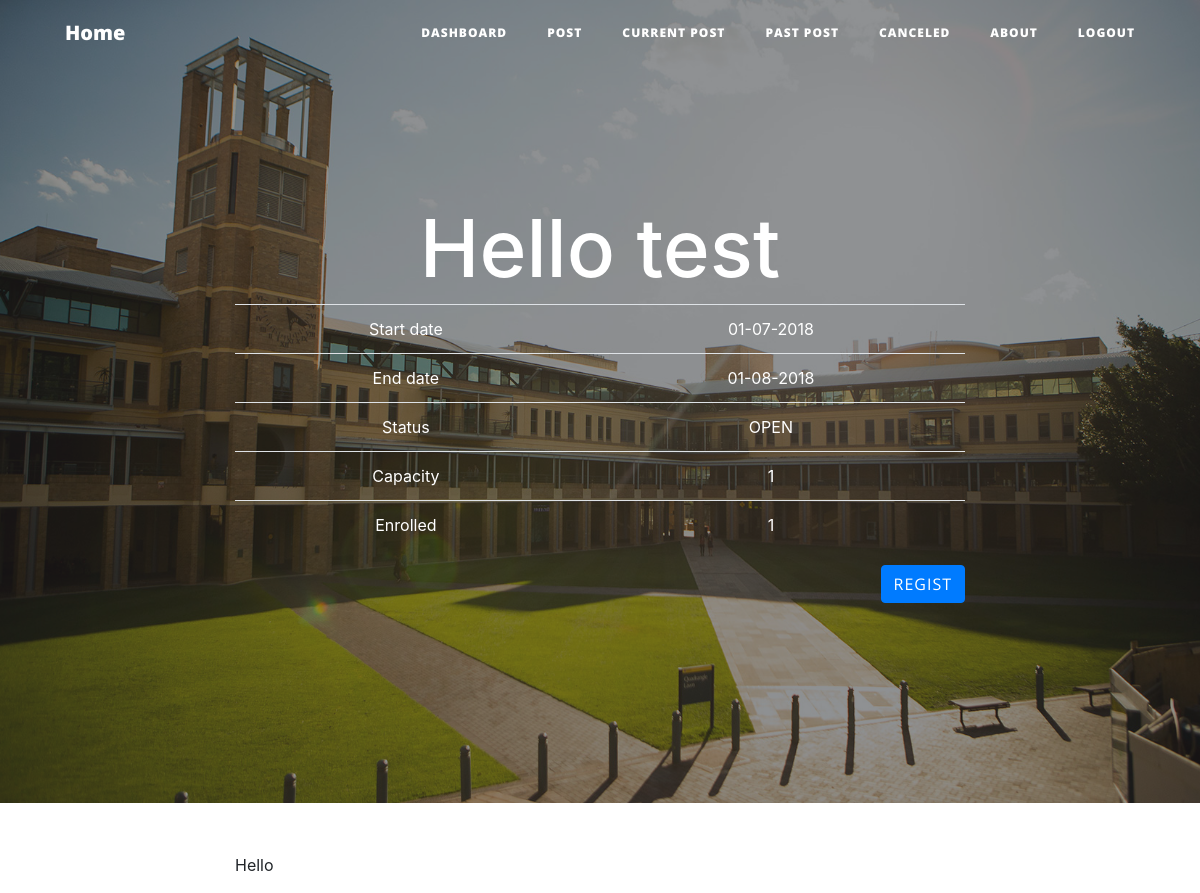
The app's page /info/1 (signed in) with its own data.
### event.py (models this page shows, shortened)
class Event(db.Model):
    __tablename__ = 'events'
    event_id = db.Column(db.Integer, primary_key=True)
    title = db.Column(db.String(120))
    details = db.Column(db.UnicodeText)
    start = db.Column(db.String(80))
    end = db.Column(db.String(80))
    capacity = db.Column(db.Integer)
    status = db.Column(db.String(80))
    creater = db.Column(db.String(80))
    fee = db.Column(db.Integer)
    early_period = db.Column(db.Integer)
    users = db.relationship('User',secondary=event_realation,
                            backref=db.backref('event_users_all', lazy='dynamic'))

### route.py (the view)
@app.route('/info/<eventId>',methods = ['POST','GET'])
@login_required
def info(eventId):
    event = Event.query.filter_by(event_id = int(eventId)).one()
    return render_template('info.html', event = event)

### event.py (called while the page is built)
    @property
    def is_authenticated(self):
        return True

    @property
    def is_anonymous(self):
        return False

    def get_id(self):
        return self.user_id

### server.py (called while the page is built)
@login_manager.user_loader
def load_user(user_id):
    return User.query.get(int(user_id))

### templates/info.html (shortened to what this page needs)
{% extends 'base.html' %}
{% block body %}
<header class="masthead" style="background-image: url('{{ url_for('static', filename = 'asb-unsw-campus-15.jpg') }}')">
    <div class="overlay"></div>
    <div class="container">
        <div class="row">
            <div class="col-lg-8 col-md-10 mx-auto">
                <div class="site-heading">
                    <h1>{{ event.title }}</h1>
                    <table class="table table-hover">
                        <tbody>
                            <tr>
                                <td>Start date</td>
                                <td>{{ event.start }}</td>
                            </tr>
                            <tr>
                                <td>End date</td>
                                <td>{{ event.end }}</td>
                            </tr>
                            <tr>
                                <td>Status</td>
                                <td>{{ event.status }}</td>
                            </tr>
                            <tr>
                                <td>Capacity</td>
                                <td>{{ event.capacity}}</td>
                            </tr>
                            <tr>
                                <td>Enrolled</td>
                                <td>{{event.events_all.count()}}</td>
                            </tr>
                        </tbody>
                    </table>
                    <div style="text-align: right">
                        {% if event.creater != current_user.name and event.status == 'OPEN'  %}
                            {% if current_user in event.users %}
                                <button type="submit" class="btn btn-primary" id="sendMessageButton">
                                    <a href="{{ url_for('user_cancele', eventId = event.event_id) }}" style=" text-align: left ; color: white ">Cancele</a>
                                </button>
                            {% else %}
                                <button type="submit" class="btn btn-primary" id="sendMessageButton">
                                    <a href="{{ url_for('registercomfirme', eventId = event.event_id) }}"  style="text-align: left ; color: white ">Regist</a>
                                </button>
                            {% endif %}
                        {% endif %}
                    </div>
                </div>
            </div>
        </div>
    </div>
</header>
<article>
    <div class="container">
        <div class="row">
            <div class="col-lg-8 col-md-10 mx-auto">
                {{event.details|safe}}
            </div>
        </div>
    </div>
</article>
{% endblock %}

### records on screen
Event: title "Hello test", start "01-07-2018", end "01-08-2018", status "OPEN", capacity "1", details "Hello"

### other values on screen
{{ event.events_all.count() }} "1"
